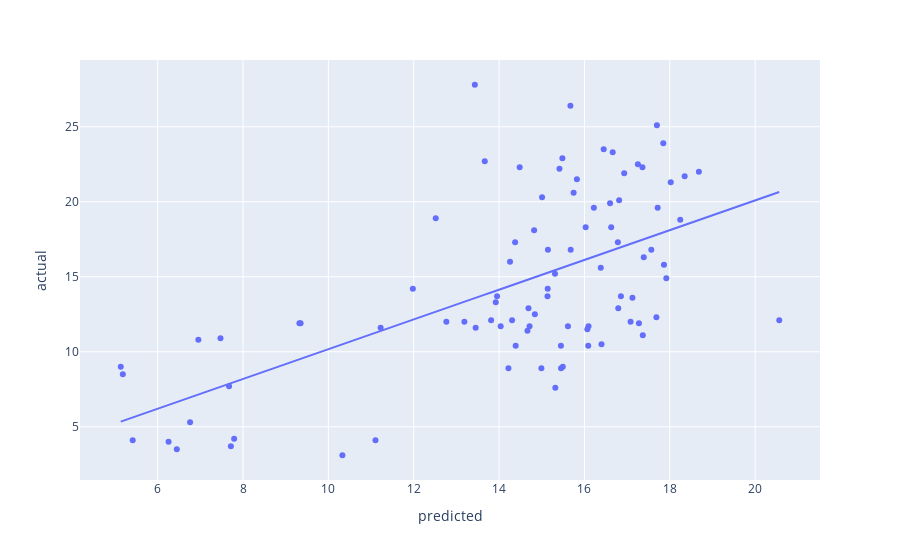

Source (notebook cell):
### Code cell
# evaluate performance
pc_data1 = pd.DataFrame({"actual": y_test_1, "predicted": predictions1})
pc_data2 = pd.DataFrame({"actual": y_test_2, "predicted": predictions2})

px.scatter(pc_data1, x='predicted', y='actual', trendline='ols')
